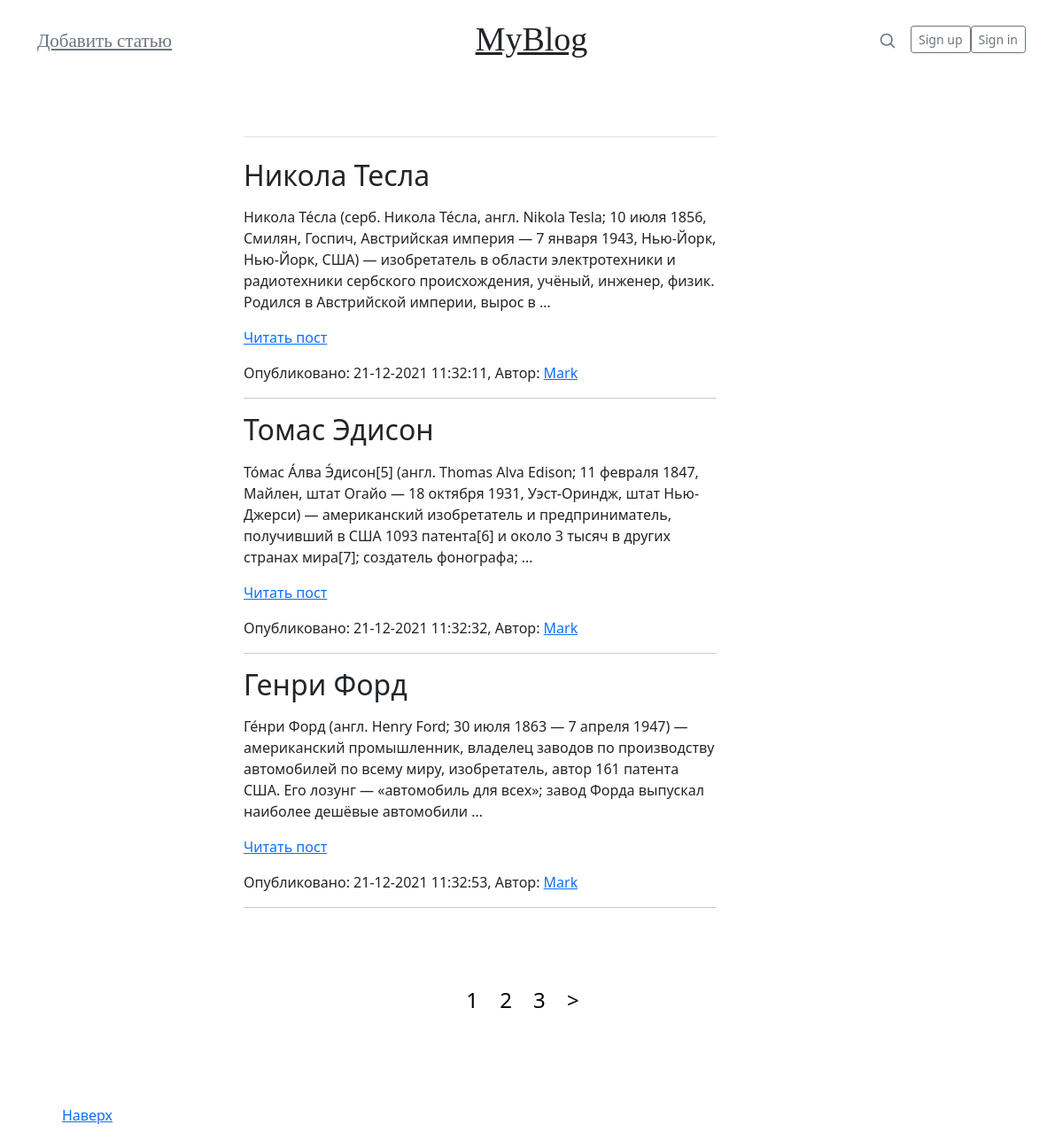
Screenshot of /category/tehnologii/ with the database file from the repository.
### blog/models.py (models this page shows, shortened)
class Article(models.Model):
    title = models.CharField(max_length=100, verbose_name="Заголовок")
    slug = models.SlugField(max_length=255, unique=True, db_index=True, verbose_name="URL")
    content = models.TextField(blank=True, verbose_name="Контент")
    time_create = models.DateTimeField(auto_now_add=True, verbose_name='Время создания')
    time_update = models.DateTimeField(auto_now=True)
    category = models.ForeignKey('Category', on_delete=models.PROTECT, verbose_name="Категория")
    writer = models.ForeignKey('Writer', on_delete=models.PROTECT, verbose_name="Писатель", null=True)
    def get_absolute_url(self):
        return reverse('post', kwargs={'post_slug': self.slug})
    class Meta:
        verbose_name = 'статью'
        verbose_name_plural = 'Статьи'
        ordering = ['id']

### blog/views.py (the view)
# urls.py: path('category/<slug:category_slug>/', views.ShowArticles.as_view(), name='category'),
class ShowArticles(ListView):
    paginate_by = 3
    model = Article
    template_name = 'blog/list_articles.html'
    context_object_name = 'posts'
    allow_empty = False
    def get_context_data(self, *, object_list=None, **kwargs):
        context = super().get_context_data(**kwargs)
        context['title'] = 'Категория - ' + str(context['posts'][0].category)
        return context
    def get_queryset(self):
        return Article.objects.filter(category__slug=self.kwargs['category_slug'])

### blog/models.py (called while the page is built)
    def __str__(self):
        return self.name

### blog/templates/blog/list_articles.html (shortened to what this page needs)
{% extends 'blog/base.html' %}
{% block body %}
<div class="body">
  <div class="row g-5">
    <div class="col-md-8">
      <h3 class="pb-4 mb-4 fst-italic border-bottom"></h3>
      <article class="blog-post">
        {% for p in posts %}
            <h2 class="blog-post-title">{{ p.title }}</h2>
            <p>{{ p.content|linebreaks|truncatewords:40 }}</p>
            <p class="link-read-post"><a href="{{ p.get_absolute_url }}">Читать пост</a></p>
            <p class="blog-post-meta">Опубликовано: {{p.time_update|date:"d-m-Y H:i:s"}}, Автор: <a href="#">Mark</a></p>
            <hr>
        {% endfor %}
    </div>
  </div>
</div>
{% endblock %}

### blog/static/blog/css/style.css (style rules this page uses)
.body { padding: 25px 100px 50px 275px }

### rows the page displays
Article: title "Никола Тесла", content "Никола Те́сла (серб. Никола Те́сла, англ. Nikola Tesla; 10 июля 1856, Смилян, Госпич, Австрийская империя — 7 января 1943, Нью-Йорк, Нью-Йорк, США) — изобретатель в области электротехники и радиотехники сербского происхождения, учёный, инженер, физик. Родился в Австрийской империи, вырос в …", time_update "21-12-2021 11:32:11"
Article: title "Томас Эдисон", content "То́мас А́лва Э́дисон[5] (англ. Thomas Alva Edison; 11 февраля 1847, Майлен, штат Огайо — 18 октября 1931, Уэст-Ориндж, штат Нью-Джерси) — американский изобретатель и предприниматель, получивший в США 1093 патента[6] и около 3 тысяч в других странах мира[7]; создатель фонографа; …", time_update "21-12-2021 11:32:32"
Article: title "Генри Форд", content "Ге́нри Форд (англ. Henry Ford; 30 июля 1863 — 7 апреля 1947) — американский промышленник, владелец заводов по производству автомобилей по всему миру, изобретатель, автор 161 патента США. Его лозунг — «автомобиль для всех»; завод Форда выпускал наиболее дешёвые автомобили …", time_update "21-12-2021 11:32:53"

### other values shown
{{ p }} "1" "2" "3"
